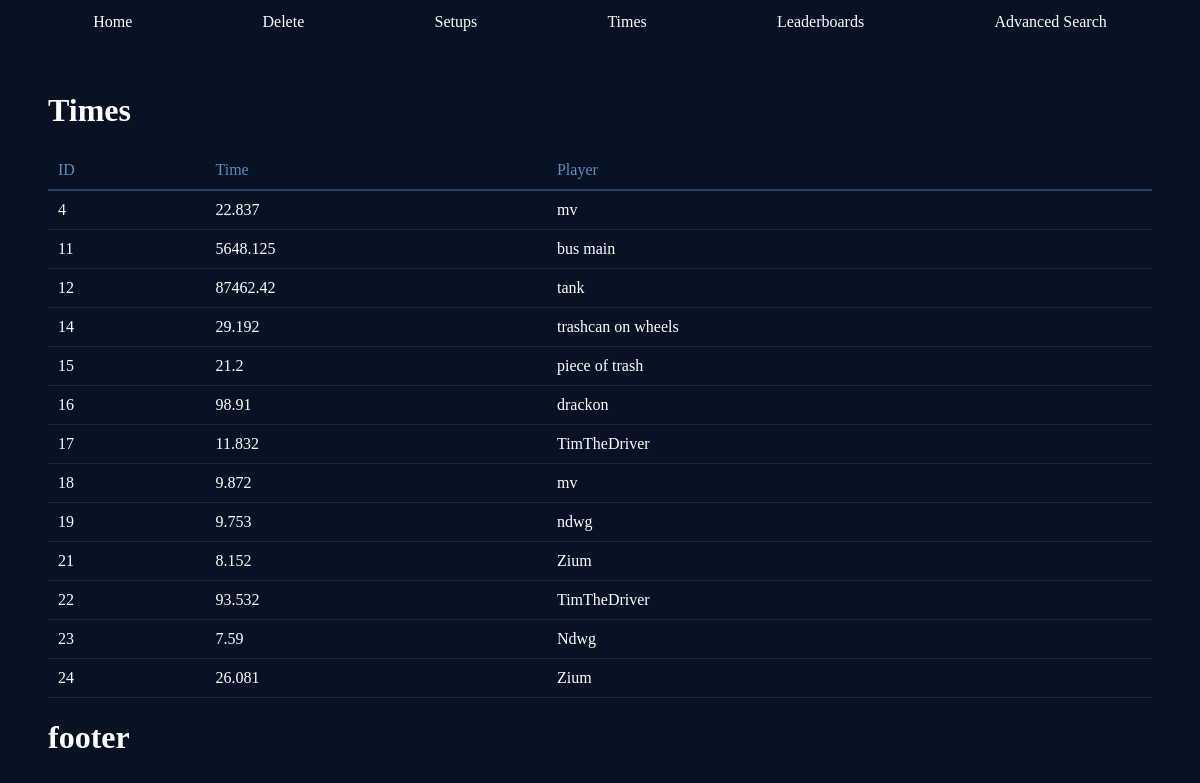
/Times, run on an earlier commit of the app's database.
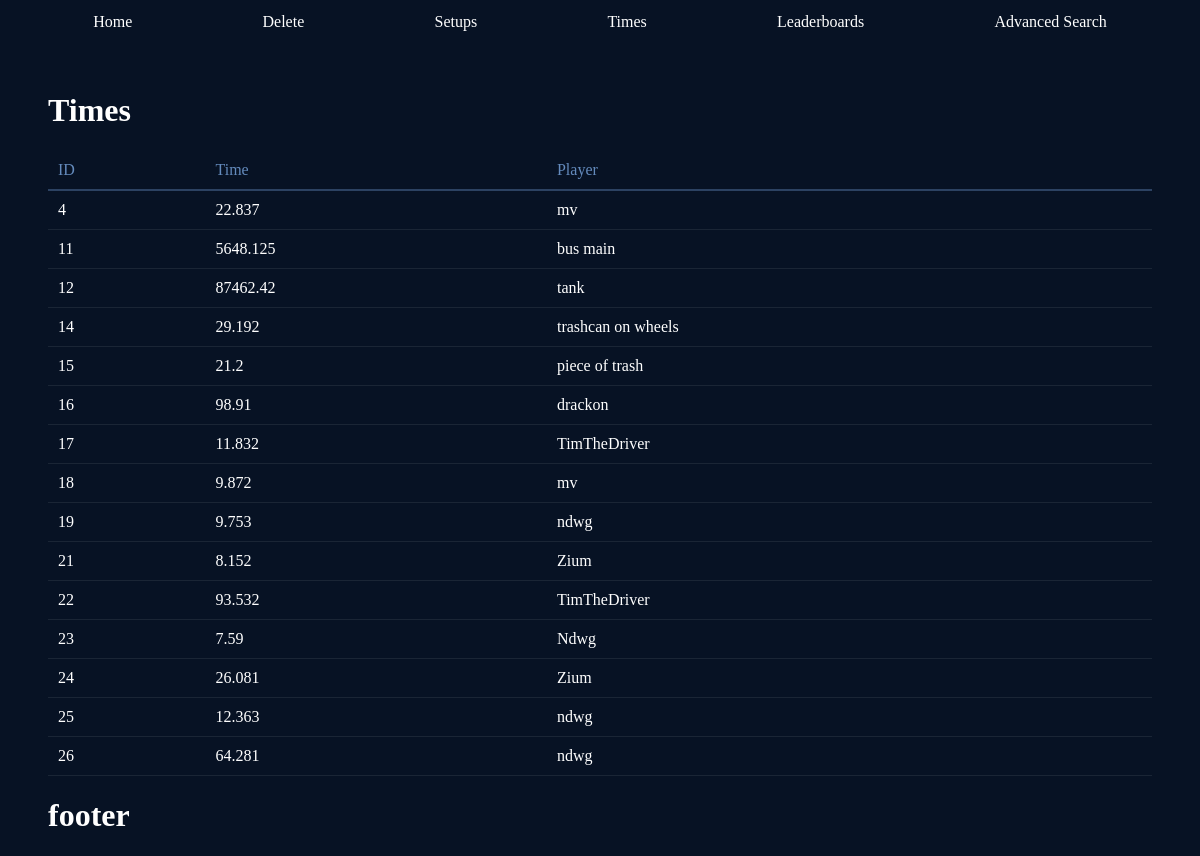
And on a later commit of the database.
### app.py (models this page shows)
class WR_Times(db.Model):
    __tablename__ = "WR_Times"
    time_id = db.Column(db.Integer, primary_key=True, autoincrement=True, nullable=False)
    time = db.Column(db.REAL, nullable=False)
    player = db.Column(db.Text, nullable=False)
    setups = db.relationship("Setups", back_populates="wr_time")

### app.py (the view)
@app.route('/Times')
def times():
    times = WR_Times.query.all()
    return render_template('Times.html', times=times)

### templates/Times.html
{% extends 'layout.html' %}
{% block content %}
<body>
    <div class="results"><h1>Times</h1>
        <table class="table">
            <thead>
                <tr>
                    <td>ID</td>
                    <td>Time</td>
                    <td>Player</td>
                </tr>
            </thead>
            <tbody>
                {% for time in times %}
                <tr>
                    <td>{{time.time_id}}</td>
                    <td>{{time.time}}</td>
                    <td>{{time.player}}</td>
                </tr>
                {% endfor %}
            </tbody>
        </table>
    </div>
</body>
{% endblock %}

What changed in the data, as far as the page shows it:
added WR_Times: time_id "25", time "12.363", player "ndwg"
added WR_Times: time_id "26", time "64.281", player "ndwg"
